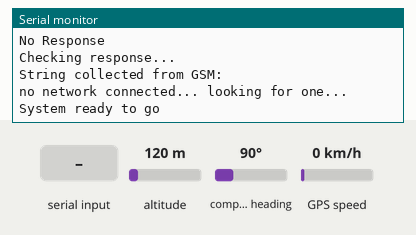
A sketch run on a simulated Arduino Mega 2560, built with avr-gcc and run on an emulated ATmega2560. Parts: the last lines printed to the serial monitor. Inputs (shaded band) come from the test bench; at power-on: altitude 120 m, compass heading 90°, GPS speed 0 km/h. The GPS gets a fix after 3 s at 37.7749, -122.4194 with 8 satellites; the modem accepts every AT command (registered, SIM ready, sends succeed) and sends nothing else.

Above: at 6.3 s.
6.4 s: "1\n" received over Serial
At 7.5 s:
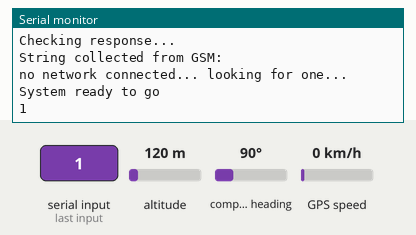
7.9 s: byte 33 (33) received over Serial
At 10.4 s:
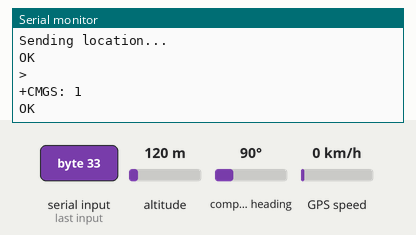
10.9 s: "0\n" received over the second serial link
At 12.0 s:
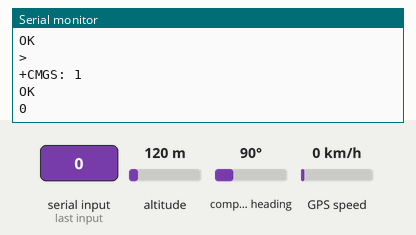
12.4 s: "2\n" received over Serial
At 14.2 s:
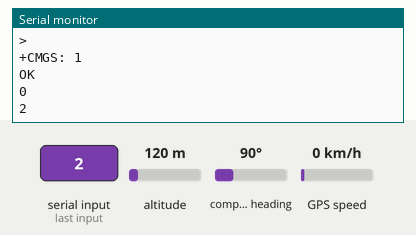

The sketch:

Balloon.ino
```cpp
//Libraries
#include <TinyGPS++.h>
#include <SD.h>

//constant
const int SD_CS = 53;
//variables
char Time[12];
float Location[2], Altitude, Speed_mps;
double Course;
float Temperature;
char Gyroscope[20];
unsigned long SMS_Timer;
bool Flag_1 = false, //Altitude check
     Flag_2 = false; //SMS function check
TinyGPSPlus GPS;
File Data_File;
int count;

//functions
static void GetGPSData(unsigned long ms);
void WriteToSD();
void checkSMSValid();
void SendLocation(); // send time + location + altitude
void Airplane_Mode(bool on);
void Process_Command();
void EnableGPS();
void Clear_Buffer();

//setup Arduino
void setup(){
    //turn DEBUG serial port
    //turn GPS port (Serial2)
    //turn GSM port for SMS (Serial1)
    Serial.begin(9600);     // debugging Terminal
    Serial1.begin(115200);  //Communication with GPS
    Serial2.begin(9600);    //Read GPS

    //Open SD card to file called "GPSDATA.txt"
//    if (!SD.begin(SD_CS)) {
//    Serial.println("Failed to open sd card... Please try again!");
//    delay(100);
//    while(1);
//    }else{
//        Serial.println("Initialized SD card...");
//    }

    EnableGPS();        //Enable GPS
    checkSMSValid();    //check SMS function
    Serial.println("System ready to go");
    SMS_Timer = millis()/1000;
    count = 0;
}

//loop
void loop(){

    //Read GPS for 400ms + process data
    GetGPSData(250);
    // write to sd card
//    Serial.print("Lat: ");
//    Serial.print(Location[0],6);
//    Serial.println("");
//    Serial.print("Long: ");
//    Serial.print(Location[1],6);
//    Serial.println("");

    //WriteToSD();

    //2 flags:
    //flag_1 : altitude valid for transmisting -> airplane mode off
    //flag_2 : CREG = 5 or = 1
    //send location every 10 min when 2 flag meets.
    if(millis()/1000 - SMS_Timer > 600 && Flag_1 && Flag_2)
        SendLocation();

    //DEBUG message + command
    Process_Command();

}
void Process_Command(){
  String str="";
    if(Serial.available()>0){
        int i = 0;
        while(Serial.available()){
           int a = Serial.read();
            if(a == 10){
                Serial1.println(str);
                Serial.println(str);
            }else{
                if (a == 33){
                    SendLocation();
                }else{
                    str += (char)a;
                }
            }
        }
    }
    GetGPSData(250);
    if(Serial1.available()){
      while(Serial1.available()){
        Serial.write(Serial1.read());
      }
      Serial.print("\n");
    }
}
void SendLocation(){
    Serial.println("Sending location...");
    Serial1.println("AT+CMGF=1");
    delay(500);

    Serial1.println("AT+CMGS=\"+16147475298\"\r");
    for(int i = 0;i<sizeof(Time);i++)
        Serial1.print(Time[i]);
    Serial1.print(Location[0],6);
    Serial1.print(" ");
    Serial1.print(Location[1],6);
    Serial1.print(" ");
    Serial1.print(Altitude,2);
    delay(200);

    Serial1.println((char)26);// ASCII code of CTRL+Z
    delay(500);
    SMS_Timer = millis()/1000;
}
void WriteToSD(){
    // Time Location Altitude Speed Course Temp Gyr x 6
    Data_File = SD.open("GPSDATA.txt",FILE_WRITE);
    for(int i = 0; i<sizeof(Time);i++)
        Data_File.print(Time[i]);
    Data_File.print(Location[0],6);
    Data_File.print(" ");
    Data_File.print(Location[1],6);
    Data_File.print(" ");
    Data_File.print(Altitude,2);
    Data_File.print(" ");
    Data_File.print(Speed_mps,2);
    Data_File.print(" ");
    Data_File.print(Course);
    Data_File.print(" ");
    Data_File.print(Temperature,2);
    Data_File.print(" ");
    for(int i = 0; i<sizeof(Gyroscope);i++)
        Data_File.print(Gyroscope[i]);
    Data_File.println();
    Data_File.close();
}
static void GetGPSData(unsigned long ms){
    unsigned long start = millis();
    do{
        while(Serial2.available()){
          //Serial.print(".");
          GPS.encode(Serial2.read());
        }
        sprintf(Time,"%2d:%2d:%2d",GPS.time.hour()-5,GPS.time.minute(),GPS.time.second());
        if(GPS.location.isUpdated()){
            Location[0]=GPS.location.lat();
            Location[1]=GPS.location.lng();
            //Serial.println("Get new location:");
        }
        Altitude = GPS.altitude.meters();
        Course = GPS.course.deg();
        Speed_mps = GPS.speed.mps();
    }while(millis()-start < ms);
}
void EnableGPS(){
    Serial.println("Enabling GPS...");
    String str="";
    bool stop = false;
    do{
        Serial.println("Turn off echo...");
        Serial1.println("ATE0");
        delay(100);
        Clear_Buffer();
        Serial1.println("AT");
        delay(100);
        Serial.println("Test AT OK...");
        if(ReadGSM("OK")){
            stop=true;
        }
    }while(!stop);
    stop = false;
    Serial.println("Turn on GPS...");
    while(!stop){
      Serial1.println("AT+GPS=1");
      if(ReadGSM("OK")){
        stop = true;
      }
    }
    delay(100);
    stop = false;
    Serial.println("Push GPS to UART2...");
    while(!stop){
      Serial1.println("AT+GPSUPGRADE=1");
      if(ReadGSM("OK")){
        stop = true;
      }
    }
    delay(100);
    while(GPS.charsProcessed()<10)  GetGPSData(200);
    Serial.println("GPS configure settings...");
    Serial2.print("$PMTK220,1000*1F"); //frequency data feed is 1 sec
    Serial2.print("$PMTK314,0,1,0,1,0,0,0,0,0,0,0,0,0,0,0,0,0,0,0*28"); // only get RMC and GGA
    Serial2.print("$PGCMD,33,0*6D"); // no attena status
}
bool ReadGSM(String str){
    String tmp="";
    bool flag = false;
    Serial.println("Checking response...");
    delay(1000);
    if(Serial1.available()){
        while(Serial1.available()){
            int a = Serial1.read();
            if(a == 13){
                flag = false;
            }else{
                if(a == 10){
                    flag= true;
                }else{
                    if(flag==true){
                        tmp += (char)a;
                    }
                }
            }
        }
    }
    Serial.println();
    Serial.print("String collected from GSM: "); Serial.println(tmp);
    if(tmp == str){
        return true;
    }else{
        return false;
    }
}
void checkSMSValid(){
    Serial.println("Check for GSM ok...");
    GetGPSData(700);
    if(GPS.altitude.meters()<1000){
        Flag_1 = true;
        Serial.println("Altitude ok for SMS...");
    }else{
      Serial.println("Altitude not OK for SMS or Altitude not available...");
    }
    Clear_Buffer();
    Serial1.println("AT+CREG?");
    if(ReadGSM("+CREG: 1,1")){
        Flag_2=true;
        Serial.println("Network registered...");
    }else{
      Serial.println("no network connected... looking for one...");
    }
}
void Clear_Buffer(){
    Serial.println();
    if(Serial1.available()){
        while(Serial1.available()){
            Serial.write(Serial1.read());
        }
    }else{
      Serial.println("No Response");
    }
    Serial.println();
}
```

Measured:
- after the input at 6.4 s, the serial monitor: prints a new line at once (image 1)
- after the input at 7.9 s, the serial monitor: prints a new line after 0.05 s (image 2)
- after the input at 10.9 s, the serial monitor: prints a new line at once (image 3)
- after the input at 12.4 s, the serial monitor: prints a new line after 0.30 s (image 4)
